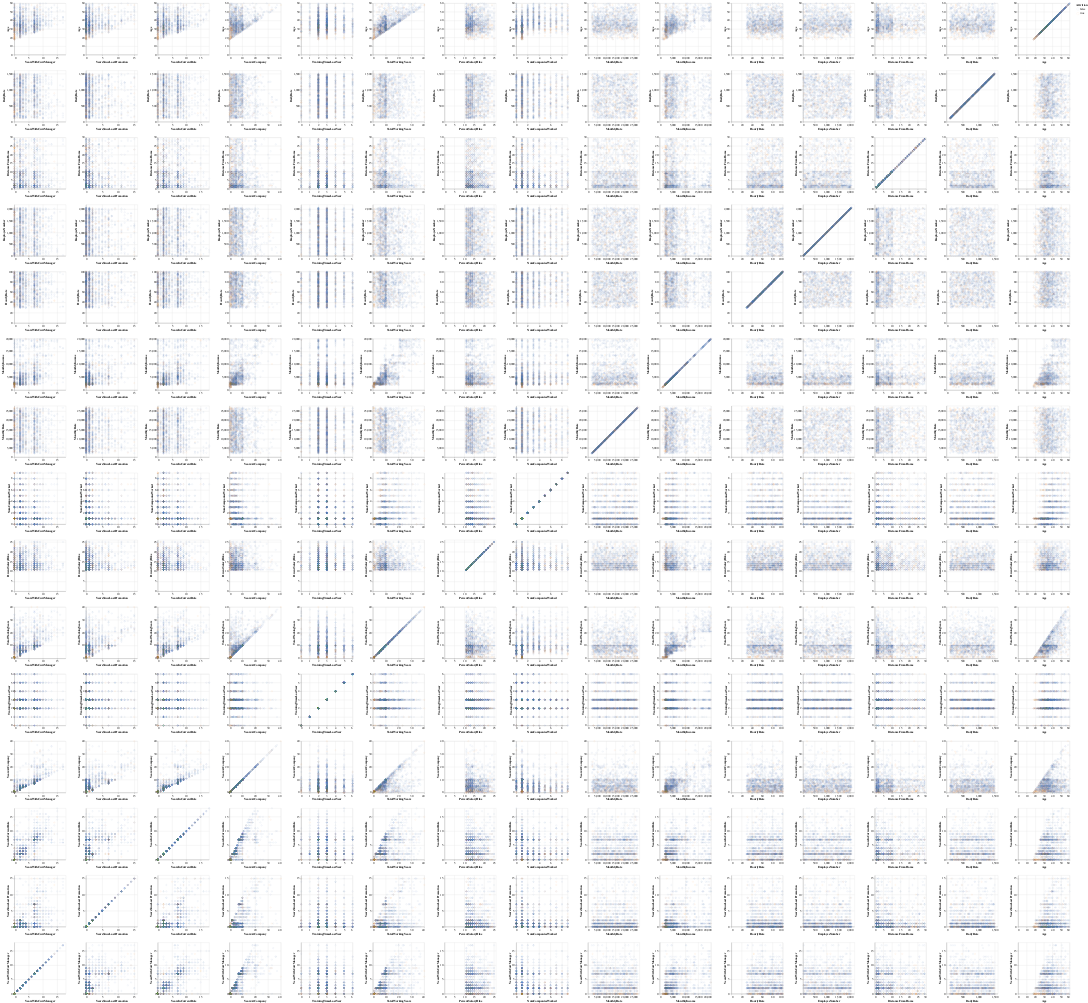

The notebook cell saved with this chart:
### Markdown cell above
## Exploratory Data Analysis

### Code cell
continuous_field = list(df.select_dtypes(include='number').columns)

alt.Chart(df).mark_point().encode(
    alt.X(alt.repeat("column"), type='quantitative'),
    alt.Y(alt.repeat("row"), type='quantitative'),
    color = 'Attrition',
    opacity = alt.value(0.1)
).properties(
    width = 200,
    height = 200
).repeat(
    row = continuous_field,
    column = continuous_field[::-1]
)

### Figure 1 — Vega-Lite specification as saved in the notebook (floating-point values rounded to 4 significant figures; data arrays with more than 128 entries replaced by an {"elided": "..."} marker saying what was removed)
{"config": {"view": {"continuousWidth": 400, "continuousHeight": 300}}, "repeat": {"column": ["YearsWithCurrManager", "YearsSinceLastPromotion", "YearsInCurrentRole", "YearsAtCompany", "TrainingTimesLastYear", "TotalWorkingYears", "PercentSalaryHike", "NumCompaniesWorked", "MonthlyRate", "MonthlyIncome", "HourlyRate", "EmployeeNumber", "DistanceFromHome", "DailyRate", "Age"], "row": ["Age", "DailyRate", "DistanceFromHome", "EmployeeNumber", "HourlyRate", "MonthlyIncome", "MonthlyRate", "NumCompaniesWorked", "PercentSalaryHike", "TotalWorkingYears", "TrainingTimesLastYear", "YearsAtCompany", "YearsInCurrentRole", "YearsSinceLastPromotion", "YearsWithCurrManager"]}, "spec": {"data": {"name": "data-4101dbd71ad79c4dc1b54ac1cffd8519"}, "mark": "point", "encoding": {"color": {"field": "Attrition", "type": "nominal"}, "opacity": {"value": 0.1}, "x": {"field": {"repeat": "column"}, "type": "quantitative"}, "y": {"field": {"repeat": "row"}, "type": "quantitative"}}, "height": 200, "width": 200}, "$schema": "https://vega.github.io/schema/vega-lite/v4.17.0.json", "datasets": {"data-4101dbd71ad79c4dc1b54ac1cffd8519": {"elided": "1470 records"}}}
